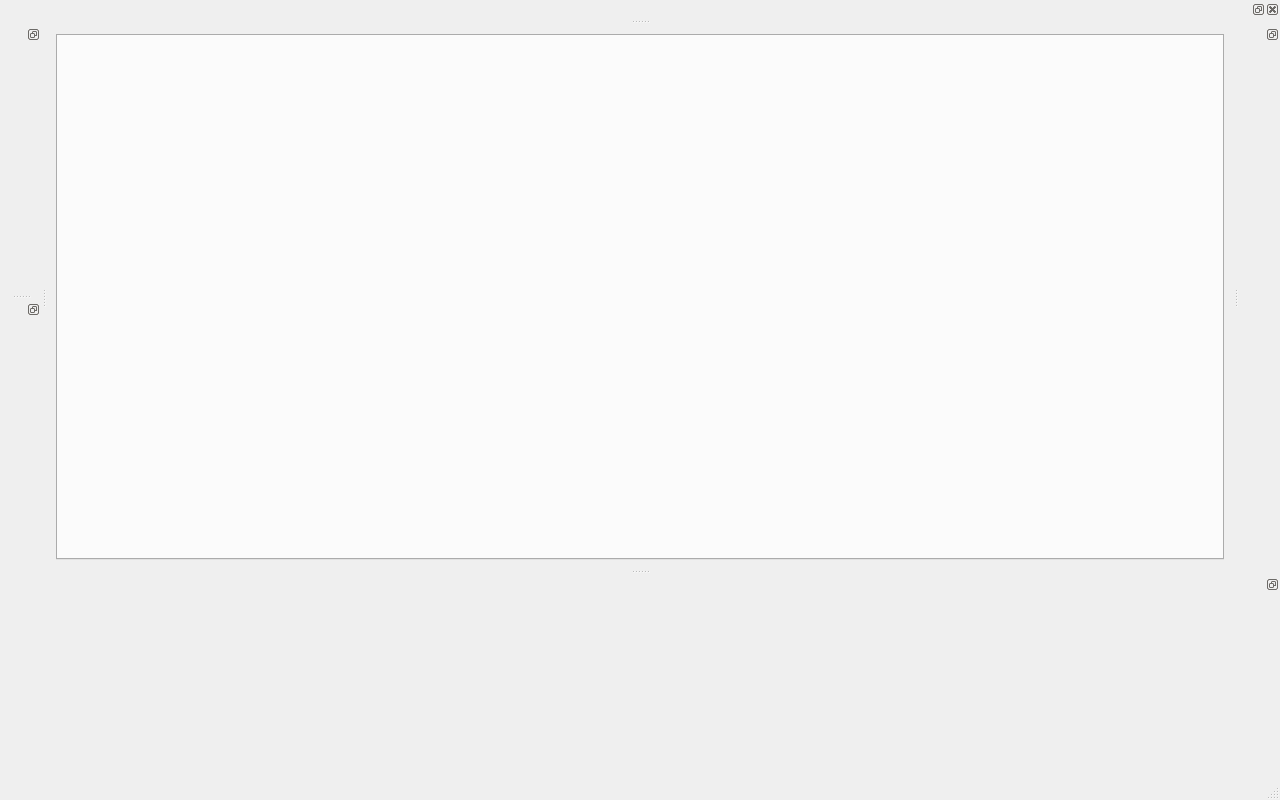
<?xml version="1.0" encoding="UTF-8"?>
<ui version="4.0">
 <class>MainWindow</class>
 <widget class="QMainWindow" name="MainWindow">
  <property name="geometry">
   <rect>
    <x>0</x>
    <y>0</y>
    <width>1280</width>
    <height>800</height>
   </rect>
  </property>
  <property name="maximumSize">
   <size>
    <width>1280</width>
    <height>800</height>
   </size>
  </property>
  <property name="windowTitle">
   <string>ASAN</string>
  </property>
  <widget class="QWidget" name="centralwidget">
   <layout class="QGridLayout" name="gridLayout">
    <item row="0" column="0">
     <widget class="PlotsGUI" name="tabWidget_Plots"/>
    </item>
   </layout>
  </widget>
  <widget class="QMenuBar" name="menubar">
   <property name="geometry">
    <rect>
     <x>0</x>
     <y>0</y>
     <width>1280</width>
     <height>21</height>
    </rect>
   </property>
  </widget>
  <widget class="QStatusBar" name="statusbar"/>
  <widget class="DataSelectorGUI" name="dockWidget_DataSelector">
   <property name="features">
    <set>QDockWidget::DockWidgetFloatable|QDockWidget::DockWidgetMovable</set>
   </property>
   <property name="allowedAreas">
    <set>Qt::LeftDockWidgetArea|Qt::RightDockWidgetArea</set>
   </property>
   <attribute name="dockWidgetArea">
    <number>1</number>
   </attribute>
   <widget class="QWidget" name="dockWidgetContents"/>
  </widget>
  <widget class="ParametersGUI" name="dockWidget_Parameters">
   <property name="features">
    <set>QDockWidget::DockWidgetFloatable|QDockWidget::DockWidgetMovable</set>
   </property>
   <property name="allowedAreas">
    <set>Qt::LeftDockWidgetArea|Qt::RightDockWidgetArea</set>
   </property>
   <attribute name="dockWidgetArea">
    <number>1</number>
   </attribute>
   <widget class="QWidget" name="dockWidgetContents_2"/>
  </widget>
  <widget class="AnalysisGUI" name="dockWidget_Analysis">
   <property name="minimumSize">
    <size>
     <width>1000</width>
     <height>203</height>
    </size>
   </property>
   <property name="features">
    <set>QDockWidget::DockWidgetFloatable|QDockWidget::DockWidgetMovable</set>
   </property>
   <property name="allowedAreas">
    <set>Qt::BottomDockWidgetArea|Qt::TopDockWidgetArea</set>
   </property>
   <attribute name="dockWidgetArea">
    <number>8</number>
   </attribute>
   <widget class="QWidget" name="dockWidgetContents_3"/>
  </widget>
  <widget class="MassTabSelectorGUI" name="dockWidget_MassTabSelector">
   <property name="features">
    <set>QDockWidget::DockWidgetFloatable|QDockWidget::DockWidgetMovable</set>
   </property>
   <property name="allowedAreas">
    <set>Qt::LeftDockWidgetArea|Qt::RightDockWidgetArea</set>
   </property>
   <attribute name="dockWidgetArea">
    <number>2</number>
   </attribute>
   <widget class="QWidget" name="dockWidgetContents_4"/>
  </widget>
  <widget class="MassTabViewerGUI" name="dockWidget_MassTabViewer">
   <property name="allowedAreas">
    <set>Qt::BottomDockWidgetArea|Qt::TopDockWidgetArea</set>
   </property>
   <attribute name="dockWidgetArea">
    <number>4</number>
   </attribute>
   <widget class="QWidget" name="dockWidgetContents_5"/>
  </widget>
 </widget>
 <customwidgets>
  <customwidget>
   <class>DataSelectorGUI</class>
   <extends>QDockWidget</extends>
   <header>gui/data_selector</header>
   <container>1</container>
  </customwidget>
  <customwidget>
   <class>ParametersGUI</class>
   <extends>QDockWidget</extends>
   <header>gui/parameters</header>
   <container>1</container>
  </customwidget>
  <customwidget>
   <class>AnalysisGUI</class>
   <extends>QDockWidget</extends>
   <header>gui/analysis</header>
   <container>1</container>
  </customwidget>
  <customwidget>
   <class>PlotsGUI</class>
   <extends>QTabWidget</extends>
   <header>gui/plots</header>
   <container>1</container>
  </customwidget>
  <customwidget>
   <class>MassTabSelectorGUI</class>
   <extends>QDockWidget</extends>
   <header>gui/masstab_selector</header>
   <container>1</container>
  </customwidget>
  <customwidget>
   <class>MassTabViewerGUI</class>
   <extends>QDockWidget</extends>
   <header location="global">gui/masstab_viewer</header>
   <container>1</container>
  </customwidget>
 </customwidgets>
 <resources/>
 <connections/>
</ui>
